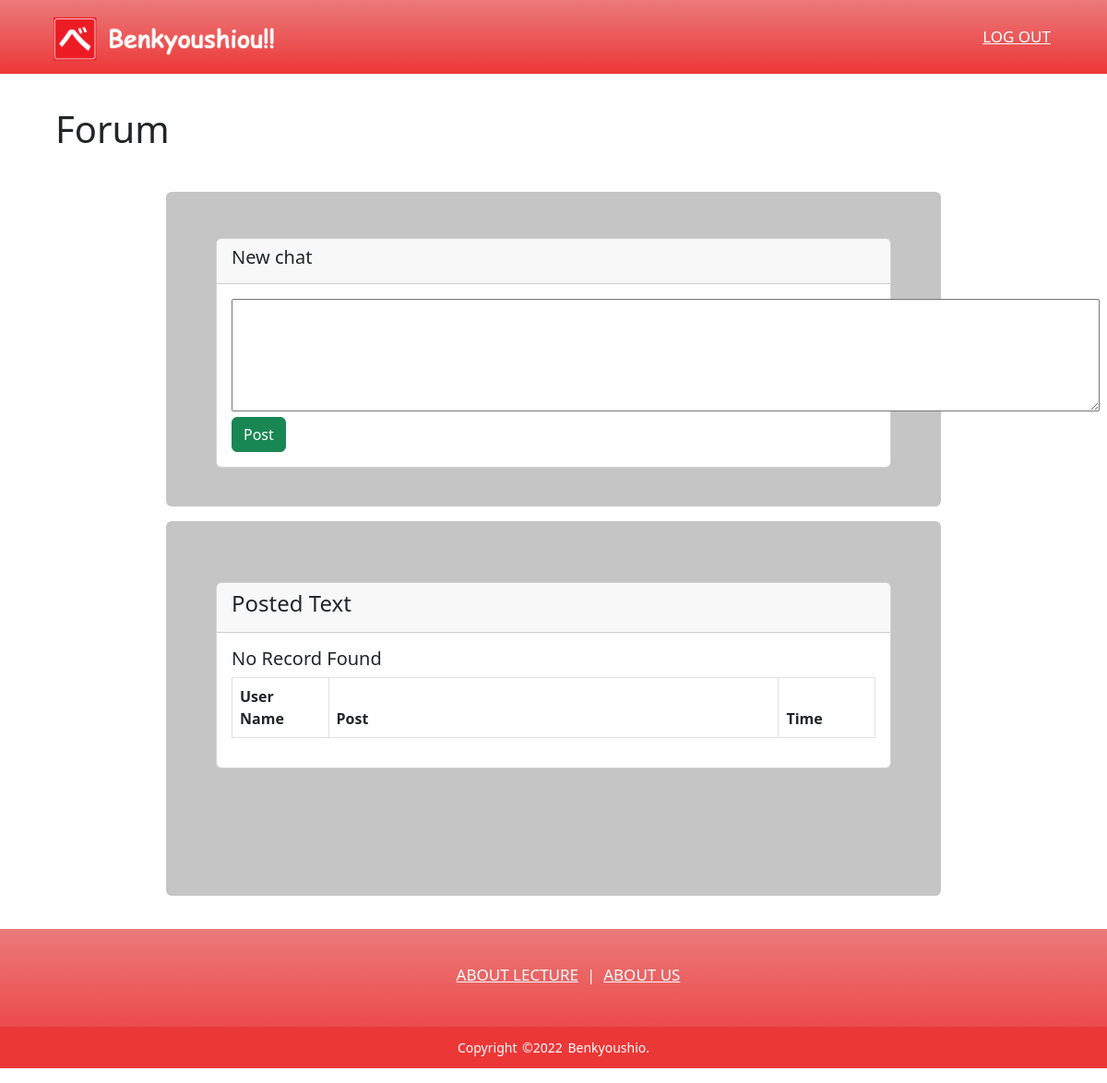
/Forum/main-forum.php (signed in), run on an earlier commit of the app's database.
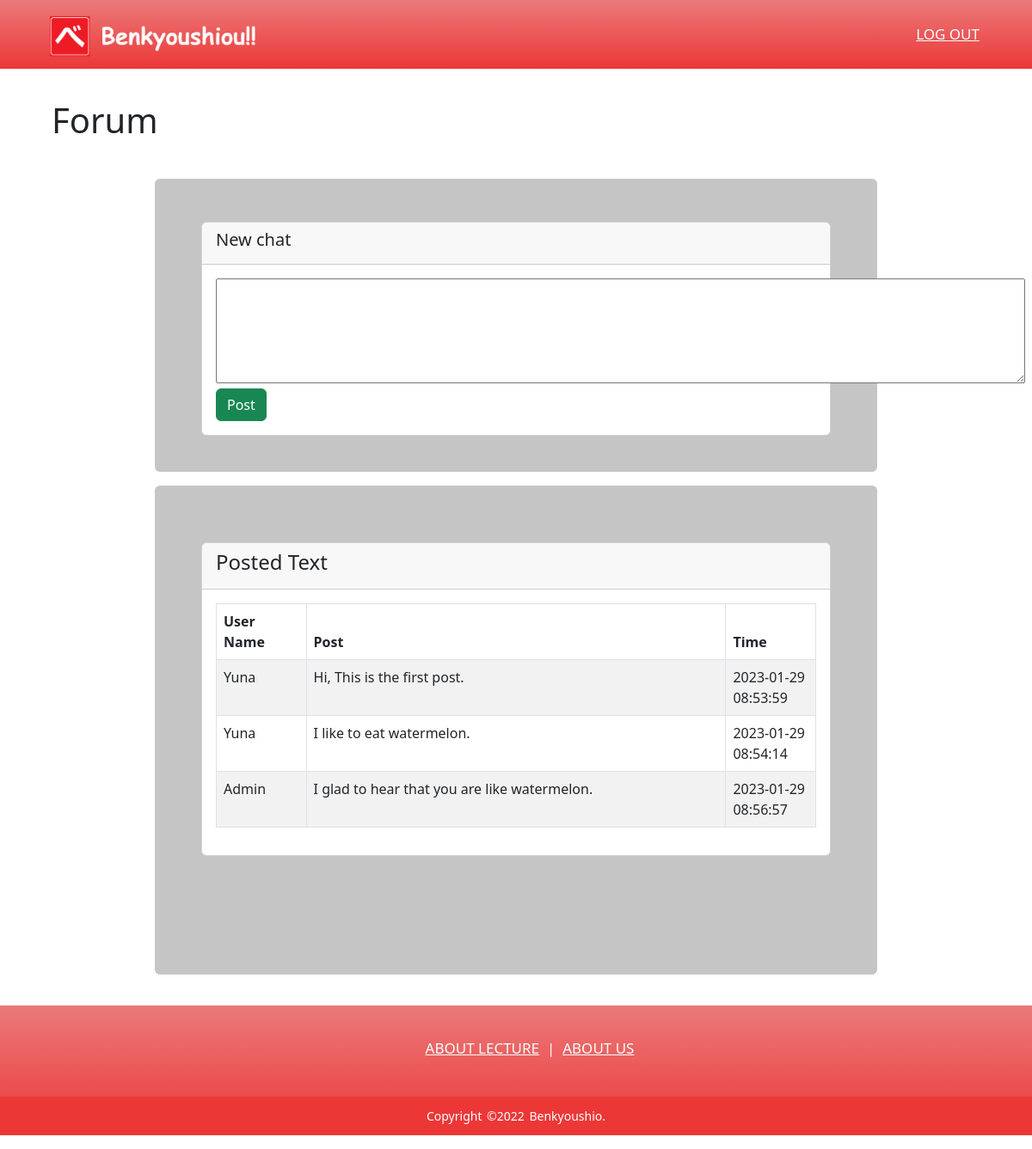
And on a later commit of the database.
### tables this page shows
CREATE TABLE `forum` (
  `id` int(11) NOT NULL,
  `user_id` int(11) NOT NULL,
  `username` varchar(50) NOT NULL,
  `text` text NOT NULL,
  `time` timestamp NULL DEFAULT current_timestamp()
);

### Forum/main-forum.php (the view, shortened to what this page needs)
<!DOCTYPE html>
<html>
<head>
    <link rel="stylesheet" href="../style/general.css">
    <link rel="stylesheet" href="https://cdnjs.cloudflare.com/ajax/libs/font-awesome/4.7.0/css/font-awesome.min.css">
    <link href="https://cdn.jsdelivr.net/npm/bootstrap@5.3.0-alpha1/dist/css/bootstrap.min.css" rel="stylesheet">
</head>
<body>
    <nav>
        <a href="../index.php"><img class="logo" src="../picture/logo.png" alt="image is not available"></a>
        <ul class="menubtn">
            <li><a class="navbtn" href="?logout">Log Out</a></li>
        </ul>
    </nav>
    <div class="page-title">
        <h1>Forum</h1>
    </div>
    <div class="wrapper">
        <div class="text1">
            <div class="container mt-2">
                <div class="row">
                    <div class="col-md-12">
                        <div class="card">
                            <div class="card-header">
                                <h5>New chat</h5>
                            </div>
                            <div class="card-body">
                                <form action="" method="post">
                                    <textarea name="text" id="" cols="100%" rows="5%"></textarea>
                                    <button type="submit" name="post_text" class="btn btn-success">Post</button>
                                </form>
                            </div>
                        </div>
                    </div>
                </div>
            </div>
        </div>
        <div class="text1 mt-3">
            <div class="container mt-4 mb-5">
                <div class="row">
                    <div class="col-md-12">
                        <div class="card">
                            <div class="card-header">
                                <h4>Posted Text
                                </h4>
                            </div>
                            <div class="card-body">
                                <table class="table table-bordered table-striped">
                                    <colgroup>
                                        <col width="15%">
                                        <col width="70%">
                                        <col width="15%">
                                    </colgroup>
                                    <thead>
                                        <tr>
                                            <th>User Name</th>
                                            <th>Post</th>
                                            <th>Time</th>
                                        </tr>
                                    </thead>
                                    <tbody>
                                        <?php
                                        $con = connect();
                                        $query = "SELECT * FROM forum";
                                        $query_run = mysqli_query($con, $query);
                                        if (mysqli_num_rows($query_run) > 0) {
                                            foreach ($query_run as $forum) {
                                        ?>
                                                <tr>
                                                    <td><?= $forum['username']; ?></td>
                                                    <td><?= $forum['text']; ?></td>
                                                    <td><?= $forum['time']; ?></td>
                                                </tr>
                                        <?php
                                            }
                                        } else {
                                            echo "<h5> No Record Found </h5>";
                                        }
                                        ?>
                                    </tbody>
                                </table>
                            </div>
                        </div>
                    </div>
                </div>
            </div>
            <br></br>
        </div>
    </div>
    <footer align="center">
        <div class="footer-content">
            <ul>
                <li><a class="navbtn" href="../about/about_lecture.html">About Lecture</a></li> |
                <li><a class="navbtn" href="../about/about_us.html">About Us</a></li>
            </ul>
        </div>
        <div class="footer-bottom">
            <p>Copyright &copy;2022 Benkyoushio.</p>
        </div>
    </footer>
</body>
</html>

### style/general.css (style rules this page uses)
:root { --bs-body-font-family: 'Comic sans MS'; }
* { padding: 0; margin: 0; text-decoration: none; list-style: none; box-sizing: border-box; }
body { font-family: Comic sans MS; background: #fce5cd7c; }
nav { background-image: linear-gradient(#eb7a7a,#ec3737); height: 80px; width: 100%; }
img.logo { height: 80px; padding-left: 3%; }
nav ul { float: right; margin-right: 20px; padding-right: 3%; }
nav ul li { display: inline-block; line-height: 80px; margin: 0 5px; }
nav ul li a { color: azure; font-size: 17px; text-transform: uppercase; }
footer { background-image: linear-gradient(#eb7a7a,#ec3737); height: auto; padding-top: 10px; color: #fff; }
footer ul li { display: inline-block; line-height: 80px; margin: 0 5px; }
footer ul li a { color: azure; font-size: 17px; text-transform: uppercase; }
.footer-bottom { background: #ec3737; }
.footer-bottom p { font-size: 14px; word-spacing: 2px; text-transform: capitalize; padding-top: 1%; padding-bottom: 1%; }
.wrapper { margin: 0 auto; width: 70%; padding-top: 3%; padding-bottom: 3%; }
.text1 { background: #C5C5C5; border-radius: 6px; padding-left: 5%; padding-right: 5%; padding-top: 5%; padding-bottom: 5%; text-align: left; color: black ; }
.page-title { padding-top: 3%; padding-left: 5%; }

What changed in the data, as far as the page shows it:
added forum: username "Yuna", text "Hi, This is the first post.", time "2023-01-29 08:53:59"
added forum: username "Yuna", text "I like to eat watermelon.", time "2023-01-29 08:54:14"
added forum: username "Admin", text "I glad to hear that you are like watermelon.", time "2023-01-29 08:56:57"
Also different on the page:
text no longer shown: "No Record Found"
